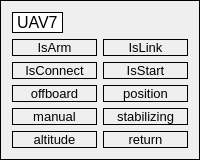
             <widget class="QGroupBox" name="groupBox_8">
              <property name="autoFillBackground">
               <bool>false</bool>
              </property>
              <property name="styleSheet">
               <string notr="true">border: 1px solid rgb(0, 0, 0)</string>
              </property>
              <property name="title">
               <string/>
              </property>
              <layout class="QVBoxLayout" name="verticalLayout_42">
               <item>
                <widget class="QLabel" name="uav7_label">
                 <property name="sizePolicy">
                  <sizepolicy hsizetype="Fixed" vsizetype="Fixed">
                   <horstretch>0</horstretch>
                   <verstretch>0</verstretch>
                  </sizepolicy>
                 </property>
                 <property name="font">
                  <font>
                   <pointsize>12</pointsize>
                  </font>
                 </property>
                 <property name="styleSheet">
                  <string notr="true">background-color:rgb(255, 255, 255)</string>
                 </property>
                 <property name="text">
                  <string>UAV7</string>
                 </property>
                </widget>
               </item>
               <item>
                <layout class="QVBoxLayout" name="verticalLayout_41">
                 <item>
                  <layout class="QHBoxLayout" name="horizontalLayout_14">
                   <item>
                    <layout class="QVBoxLayout" name="verticalLayout_37">
                     <item>
                      <widget class="QLabel" name="uav7_is_arm">
                       <property name="sizePolicy">
                        <sizepolicy hsizetype="Expanding" vsizetype="Fixed">
                         <horstretch>0</horstretch>
                         <verstretch>0</verstretch>
                        </sizepolicy>
                       </property>
                       <property name="font">
                        <font>
                         <pointsize>10</pointsize>
                        </font>
                       </property>
                       <property name="styleSheet">
                        <string notr="true">border: 1px solid rgb(0, 0, 0)</string>
                       </property>
                       <property name="text">
                        <string>IsArm</string>
                       </property>
                       <property name="alignment">
                        <set>Qt::AlignCenter</set>
                       </property>
                      </widget>
                     </item>
                     <item>
                      <widget class="QLabel" name="uav7_is_connect">
                       <property name="sizePolicy">
                        <sizepolicy hsizetype="Expanding" vsizetype="Fixed">
                         <horstretch>0</horstretch>
                         <verstretch>0</verstretch>
                        </sizepolicy>
                       </property>
                       <property name="font">
                        <font>
                         <pointsize>10</pointsize>
                        </font>
                       </property>
                       <property name="text">
                        <string>IsConnect</string>
                       </property>
                       <property name="alignment">
                        <set>Qt::AlignCenter</set>
                       </property>
                      </widget>
                     </item>
                    </layout>
                   </item>
                   <item>
                    <layout class="QVBoxLayout" name="verticalLayout_38">
                     <item>
                      <widget class="QLabel" name="uav7_is_link">
                       <property name="sizePolicy">
                        <sizepolicy hsizetype="Expanding" vsizetype="Fixed">
                         <horstretch>0</horstretch>
                         <verstretch>0</verstretch>
                        </sizepolicy>
                       </property>
                       <property name="font">
                        <font>
                         <pointsize>10</pointsize>
                        </font>
                       </property>
                       <property name="text">
                        <string>IsLink</string>
                       </property>
                       <property name="alignment">
                        <set>Qt::AlignCenter</set>
                       </property>
                      </widget>
                     </item>
                     <item>
                      <widget class="QLabel" name="uav7_is_start">
                       <property name="sizePolicy">
                        <sizepolicy hsizetype="Expanding" vsizetype="Fixed">
                         <horstretch>0</horstretch>
                         <verstretch>0</verstretch>
                        </sizepolicy>
                       </property>
                       <property name="font">
                        <font>
                         <pointsize>10</pointsize>
                        </font>
                       </property>
                       <property name="text">
                        <string>IsStart</string>
                       </property>
                       <property name="alignment">
                        <set>Qt::AlignCenter</set>
                       </property>
                      </widget>
                     </item>
                    </layout>
                   </item>
                  </layout>
                 </item>
                 <item>
                  <layout class="QHBoxLayout" name="horizontalLayout_13">
                   <item>
                    <layout class="QVBoxLayout" name="verticalLayout_39">
                     <item>
                      <widget class="QLabel" name="uav7_offboard">
                       <property name="sizePolicy">
                        <sizepolicy hsizetype="Expanding" vsizetype="Fixed">
                         <horstretch>0</horstretch>
                         <verstretch>0</verstretch>
                        </sizepolicy>
                       </property>
                       <property name="font">
                        <font>
                         <pointsize>10</pointsize>
                        </font>
                       </property>
                       <property name="text">
                        <string>offboard</string>
                       </property>
                       <property name="alignment">
                        <set>Qt::AlignCenter</set>
                       </property>
                      </widget>
                     </item>
                     <item>
                      <widget class="QLabel" name="uav7_manual">
                       <property name="sizePolicy">
                        <sizepolicy hsizetype="Expanding" vsizetype="Fixed">
                         <horstretch>0</horstretch>
                         <verstretch>0</verstretch>
                        </sizepolicy>
                       </property>
                       <property name="font">
                        <font>
                         <pointsize>10</pointsize>
                        </font>
                       </property>
                       <property name="text">
                        <string>manual</string>
                       </property>
                       <property name="alignment">
                        <set>Qt::AlignCenter</set>
                       </property>
                      </widget>
                     </item>
                     <item>
                      <widget class="QLabel" name="uav7_altitude">
                       <property name="sizePolicy">
                        <sizepolicy hsizetype="Expanding" vsizetype="Fixed">
                         <horstretch>0</horstretch>
                         <verstretch>0</verstretch>
                        </sizepolicy>
                       </property>
                       <property name="font">
                        <font>
                         <pointsize>10</pointsize>
                        </font>
                       </property>
                       <property name="text">
                        <string>altitude</string>
                       </property>
                       <property name="alignment">
                        <set>Qt::AlignCenter</set>
                       </property>
                      </widget>
                     </item>
                    </layout>
                   </item>
                   <item>
                    <layout class="QVBoxLayout" name="verticalLayout_40">
                     <item>
                      <widget class="QLabel" name="uav7_position">
                       <property name="sizePolicy">
                        <sizepolicy hsizetype="Expanding" vsizetype="Fixed">
                         <horstretch>0</horstretch>
                         <verstretch>0</verstretch>
                        </sizepolicy>
                       </property>
                       <property name="font">
                        <font>
                         <pointsize>10</pointsize>
                        </font>
                       </property>
                       <property name="text">
                        <string>position</string>
                       </property>
                       <property name="alignment">
                        <set>Qt::AlignCenter</set>
                       </property>
                      </widget>
                     </item>
                     <item>
                      <widget class="QLabel" name="uav7_stabilizing">
                       <property name="sizePolicy">
                        <sizepolicy hsizetype="Expanding" vsizetype="Fixed">
                         <horstretch>0</horstretch>
                         <verstretch>0</verstretch>
                        </sizepolicy>
                       </property>
                       <property name="font">
                        <font>
                         <pointsize>10</pointsize>
                        </font>
                       </property>
                       <property name="text">
                        <string>stabilizing</string>
                       </property>
                       <property name="alignment">
                        <set>Qt::AlignCenter</set>
                       </property>
                      </widget>
                     </item>
                     <item>
                      <widget class="QLabel" name="uav7_return">
                       <property name="sizePolicy">
                        <sizepolicy hsizetype="Expanding" vsizetype="Fixed">
                         <horstretch>0</horstretch>
                         <verstretch>0</verstretch>
                        </sizepolicy>
                       </property>
                       <property name="font">
                        <font>
                         <pointsize>10</pointsize>
                        </font>
                       </property>
                       <property name="text">
                        <string>return</string>
                       </property>
                       <property name="alignment">
                        <set>Qt::AlignCenter</set>
                       </property>
                      </widget>
                     </item>
                    </layout>
                   </item>
                  </layout>
                 </item>
                </layout>
               </item>
              </layout>
             </widget>
